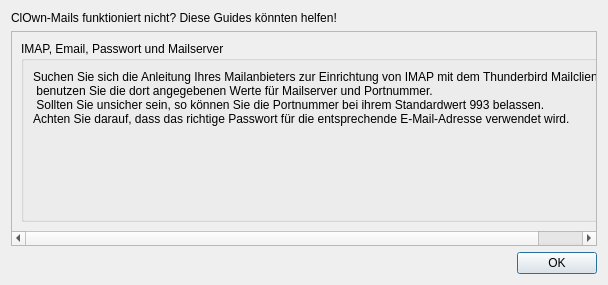
<?xml version="1.0" encoding="UTF-8"?>
<ui version="4.0">
 <class>Dialog</class>
 <widget class="QDialog" name="Dialog">
  <property name="geometry">
   <rect>
    <x>0</x>
    <y>0</y>
    <width>608</width>
    <height>285</height>
   </rect>
  </property>
  <property name="windowTitle">
   <string>Dialog</string>
  </property>
  <layout class="QGridLayout" name="gridLayout_2">
   <item row="2" column="0">
    <widget class="QDialogButtonBox" name="buttonBox">
     <property name="orientation">
      <enum>Qt::Horizontal</enum>
     </property>
     <property name="standardButtons">
      <set>QDialogButtonBox::Ok</set>
     </property>
    </widget>
   </item>
   <item row="1" column="0">
    <layout class="QGridLayout" name="gridLayout">
     <item row="0" column="0">
      <widget class="QScrollArea" name="scrollArea">
       <property name="widgetResizable">
        <bool>true</bool>
       </property>
       <widget class="QWidget" name="scrollAreaWidgetContents">
        <property name="geometry">
         <rect>
          <x>0</x>
          <y>0</y>
          <width>586</width>
          <height>215</height>
         </rect>
        </property>
        <layout class="QVBoxLayout" name="verticalLayout_2">
         <item>
          <widget class="QGroupBox" name="uiGroupBox_Imap">
           <property name="title">
            <string>IMAP, Email, Passwort und Mailserver</string>
           </property>
           <layout class="QGridLayout" name="gridLayout_4">
            <item row="0" column="0">
             <widget class="QLabel" name="label_2">
              <property name="sizePolicy">
               <sizepolicy hsizetype="Expanding" vsizetype="Expanding">
                <horstretch>0</horstretch>
                <verstretch>0</verstretch>
               </sizepolicy>
              </property>
              <property name="text">
               <string>Suchen Sie sich die Anleitung Ihres Mailanbieters zur Einrichtung von IMAP mit dem Thunderbird Mailclient und 
 benutzen Sie die dort angegebenen Werte für Mailserver und Portnummer. 
 Sollten Sie unsicher sein, so können Sie die Portnummer bei ihrem Standardwert 993 belassen.
Achten Sie darauf, dass das richtige Passwort für die entsprechende E-Mail-Adresse verwendet wird.</string>
              </property>
              <property name="alignment">
               <set>Qt::AlignLeading|Qt::AlignLeft|Qt::AlignTop</set>
              </property>
             </widget>
            </item>
           </layout>
          </widget>
         </item>
        </layout>
       </widget>
      </widget>
     </item>
    </layout>
   </item>
   <item row="0" column="0">
    <widget class="QLabel" name="label">
     <property name="text">
      <string>ClOwn-Mails funktioniert nicht? Diese Guides könnten helfen!</string>
     </property>
    </widget>
   </item>
  </layout>
 </widget>
 <resources/>
 <connections>
  <connection>
   <sender>buttonBox</sender>
   <signal>accepted()</signal>
   <receiver>Dialog</receiver>
   <slot>accept()</slot>
   <hints>
    <hint type="sourcelabel">
     <x>257</x>
     <y>446</y>
    </hint>
    <hint type="destinationlabel">
     <x>157</x>
     <y>274</y>
    </hint>
   </hints>
  </connection>
  <connection>
   <sender>buttonBox</sender>
   <signal>rejected()</signal>
   <receiver>Dialog</receiver>
   <slot>reject()</slot>
   <hints>
    <hint type="sourcelabel">
     <x>325</x>
     <y>446</y>
    </hint>
    <hint type="destinationlabel">
     <x>286</x>
     <y>274</y>
    </hint>
   </hints>
  </connection>
 </connections>
</ui>
